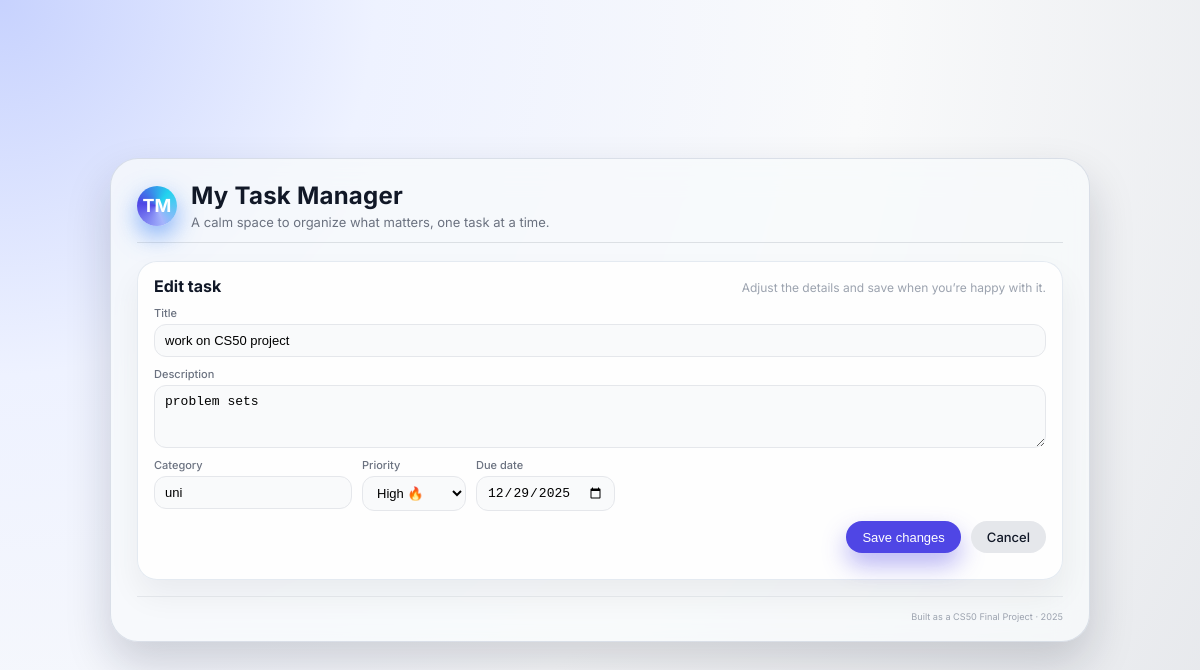
Screenshot of /edit/1 with the database file from the repository.
### tables this page shows
CREATE TABLE tasks (
    id INTEGER PRIMARY KEY AUTOINCREMENT,
    title TEXT NOT NULL,
    description TEXT,
    category TEXT,
    priority INTEGER DEFAULT 2, -- 1 = high, 2 = normal, 3 = low
    due_date TEXT,              -- format: YYYY-MM-DD
    done INTEGER DEFAULT 0,     -- 0 = not done, 1 = done
    created_at TEXT DEFAULT CURRENT_TIMESTAMP
);

### app.py (the view, shortened to what this page needs)
@app.route("/edit/<int:task_id>", methods=["GET", "POST"])
def edit(task_id):
    conn = get_db()
    task = conn.execute("SELECT * FROM tasks WHERE id = ?", (task_id,)).fetchone()
    if task is None:
        return redirect(url_for("index"))
    return render_template("edit.html", task=task)

### app.py (called while the page is built)
def get_db():
    conn = sqlite3.connect(DB_NAME)
    conn.row_factory = sqlite3.Row  # so we can do row["title"]
    return conn

### templates/edit.html (shortened to what this page needs)
{% extends "base.html" %}
{% block content %}
<section class="edit-task card">
    <div class="card-header-row">
        <h2>Edit task</h2>
        <span class="card-hint">
            Adjust the details and save when you’re happy with it.
        </span>
    </div>
    <form action="{{ url_for('edit', task_id=task['id']) }}" method="post" class="task-form">
        <div class="row">
            <div class="input-with-label full">
                <span class="input-label">Title</span>
                <input type="text" name="title" value="{{ task['title'] }}" required>
            </div>
        </div>
        <div class="row">
            <div class="input-with-label full">
                <span class="input-label">Description</span>
                <textarea name="description" rows="3">{{ task['description'] or '' }}</textarea>
            </div>
        </div>
        <div class="row">
            <div class="input-with-label">
                <span class="input-label">Category</span>
                <input
                    type="text"
                    name="category"
                    value="{{ task['category'] or '' }}"
                    placeholder="Category"
                >
            </div>
            <div class="input-with-label">
                <span class="input-label">Priority</span>
                <select name="priority">
                    <option value="1" {% if task['priority'] == 1 %}selected{% endif %}>High 🔥</option>
                </select>
            </div>
            <div class="input-with-label">
                <span class="input-label">Due date</span>
                <input type="date" name="due_date" value="{{ task['due_date'] or '' }}">
            </div>
        </div>
        <div class="row actions-row">
            <button type="submit" class="btn primary">Save changes</button>
            <a href="{{ url_for('index') }}" class="btn secondary">Cancel</a>
        </div>
    </form>
</section>
{% endblock %}

### static/style.css (style rules this page uses)
:root { --bg-gradient: radial-gradient(circle at top left, #c7d2fe 0, #eef2ff 26%, #f9fafb 60%, #e5e7eb 100%); --card-bg: rgba(255, 255, 255, 0.9); --card-border: rgba(226, 232, 240, 0.9); --primary: #4f46e5; --primary-soft: #eef2ff; --primary-dark: #4338ca; --danger: #ef4444; --danger-dark: #dc2626; --text-main: #111827; --text-muted: #6b7280; --text-soft: #9ca3af; --shadow-soft: 0 22px 45px rgba(15, 23, 42, 0.18); }
* { box-sizing: border-box; }
body { margin: 0; padding: 0; direction: ltr; font-family: "Inter", system-ui, -apple-system, BlinkMacSystemFont, "Segoe UI", sans-serif; background: var(--bg-gradient); color: var(--text-main); }
.card { background: var(--card-bg); border-radius: 20px; padding: 14px 16px 16px; border: 1px solid var(--card-border); margin-bottom: 12px; box-shadow: 0 16px 32px rgba(15, 23, 42, 0.06); }
.card-header-row { display: flex; justify-content: space-between; align-items: baseline; gap: 12px; margin-bottom: 10px; }
.card-header-row h2 { margin: 0; font-size: 16px; }
.card-hint { font-size: 12px; color: var(--text-soft); }
.input-with-label { display: flex; flex-direction: column; gap: 4px; }
.input-with-label.full { flex: 1 1 100%; }
.input-label { font-size: 11px; font-weight: 500; color: var(--text-muted); }
.task-form input[type="text"], .task-form input[type="date"], .task-form textarea, .task-form select { border-radius: 12px; border: 1px solid #e5e7eb; font-size: 13px; padding: 8px 10px; outline: none; background: #f9fafb; transition: border-color 0.18s ease, box-shadow 0.18s ease; }
.task-form textarea { resize: vertical; min-height: 54px; }
.btn, button { border-radius: 999px; border: none; padding: 8px 16px; font-size: 13px; cursor: pointer; font-weight: 500; text-decoration: none; display: inline-flex; align-items: center; justify-content: center; gap: 6px; transition: background-color 0.18s ease, transform 0.15s ease, box-shadow 0.18s ease; }
.btn.primary, button.btn-primary, button[type="submit"].btn, button[type="submit"] { background: var(--primary); color: white; box-shadow: 0 12px 24px rgba(79, 70, 229, 0.4); }
.btn.secondary { background: #e5e7eb; color: #111827; }
.task-form .row { display: flex; flex-wrap: wrap; gap: 10px; margin-bottom: 10px; }
.actions-row { justify-content: flex-end; }
.edit-task .task-form { margin-top: 4px; }

### rows the page displays
tasks: title "work on CS50 project", description "problem sets", category "uni", priority "High 🔥", due_date "12/29/2025"

### other values shown
{{ 2025 }} "2025"
